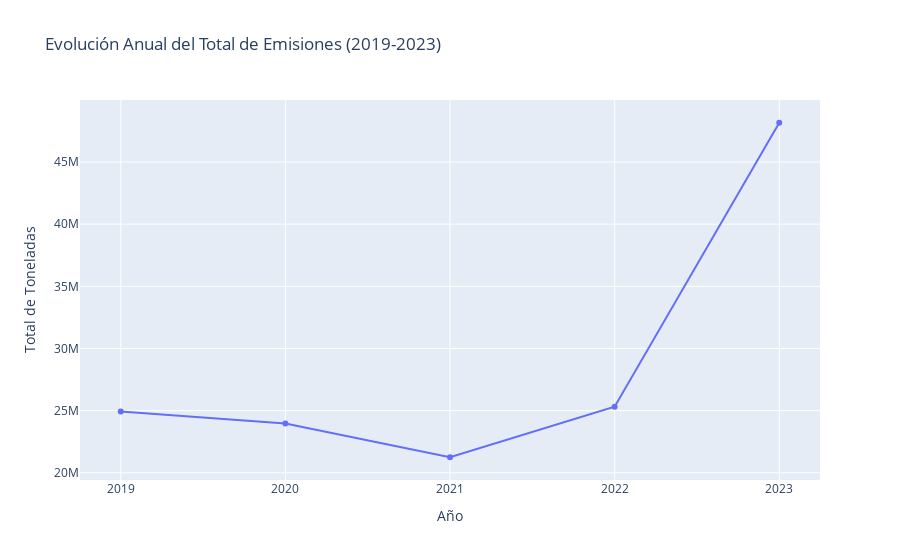

The cell this chart's notebook holds for it:
### Markdown cell above
#### 4. ¿Cómo han evolucionado las emisiones año a año?
Este análisis nos mostrará la tendencia general.

### Code cell
# Agrupamos por año
emisiones_por_ano = df_total.groupby('ano')['cantidad_toneladas'].sum()

# Gráfico de líneas para ver la tendencia
fig_ano = px.line(
    emisiones_por_ano,
    x=emisiones_por_ano.index,
    y='cantidad_toneladas',
    title='Evolución Anual del Total de Emisiones (2019-2023)',
    labels={'cantidad_toneladas': 'Total de Toneladas', 'ano': 'Año'},
    markers=True # Añade marcadores en cada punto de dato
)
# Aseguramos que los años se muestren como números enteros
fig_ano.update_xaxes(dtick=1)

fig_ano.show()

# Guarda la figura como imagen para mostrar en el notebook de Github 
fig_ano.write_image("img/evolucion_anual__emisiones.png", width=1200, height=300, scale=2)
Image(filename="img/evolucion_anual__emisiones.png")

### Figure 1 — Plotly figure (JSON) as saved in the notebook; plotly's stock layout.template omitted (floating-point values rounded to 4 significant figures)
{"data": [{"hovertemplate": "Año=%{x}<br>Total de Toneladas=%{y}<extra></extra>", "legendgroup": "", "line": {"color": "#636efa", "dash": "solid"}, "marker": {"symbol": "circle"}, "mode": "lines+markers", "name": "", "orientation": "v", "showlegend": false, "type": "scatter", "x": [2019, 2020, 2021, 2022, 2023], "xaxis": "x", "y": [24930000.0, 23970000.0, 21250000.0, 25320000.0, 48160000.0], "yaxis": "y"}], "layout": {"legend": {"tracegroupgap": 0}, "title": {"text": "Evolución Anual del Total de Emisiones (2019-2023)"}, "xaxis": {"anchor": "y", "domain": [0, 1], "dtick": 1, "title": {"text": "Año"}}, "yaxis": {"anchor": "x", "domain": [0, 1], "title": {"text": "Total de Toneladas"}}}}
